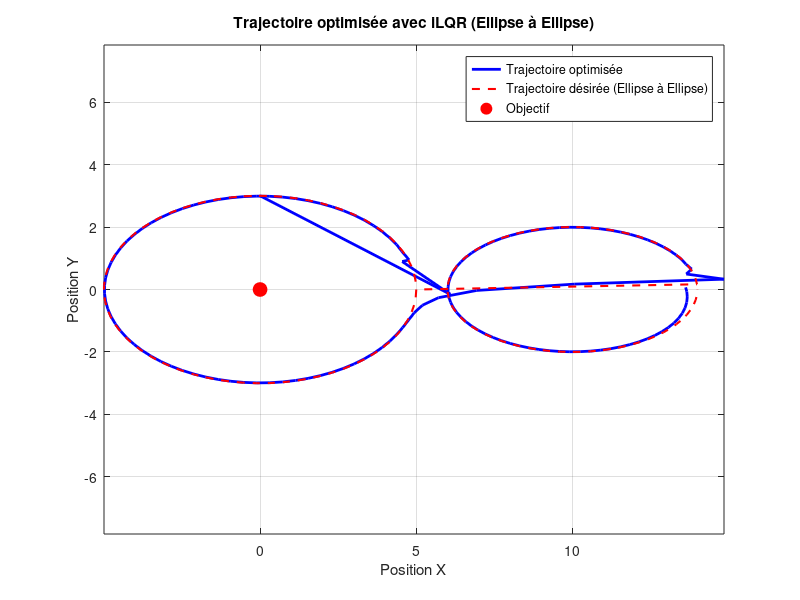

This chart was generated by the following MATLAB code:
clear;
clc;
close all;

%% Paramètres du système
dt = 0.1;                    % Pas de temps
T = 150;                     % Nombre d'étapes de temps
nbVarX = 2;                  % Nombre de variables d'état (x, y)
nbVarU = 2;                  % Nombre de variables de contrôle (action)
Q = eye(nbVarX);             % Matrice de coût pour les états
R = 0.01 * eye(nbVarU);      % Matrice de coût pour les actions (pénalisation des grandes actions)

% Initialisation des demi-axes pour les ellipses
a1 = 5;  % Demi-grand axe de la première ellipse
b1 = 3;  % Demi-petit axe de la première ellipse
a2 = 4;  % Demi-grand axe de la seconde ellipse
b2 = 2;  % Demi-petit axe de la seconde ellipse

% Point de départ sur la première ellipse
theta_start = pi / 2; % Angle de départ pour se positionner sur l'ellipse
x0 = [a1 * cos(theta_start); b1 * sin(theta_start)]; % Position initiale sur l'ellipse

xGoal = [0; 0];              % Objectif à atteindre (au centre de la seconde ellipse)
u = zeros(nbVarU, T-1);      % Initialisation des actions

%% Modèle dynamique simple (modèle linéaire)
A = eye(nbVarX);             % Matrice d'état (simple déplacement)
B = dt * eye(nbVarU);        % Matrice de contrôle (effet des actions sur les états)

%% Initialisation des variables
x = zeros(nbVarX, T);        % Trajectoire d'état
x(:,1) = x0;                 % État initial
x_traj = zeros(nbVarX, T);   % Trajectoire désirée

%% Générer deux trajectoires elliptiques
% Générer la première ellipse
for t = 1:T/2
    theta = 2 * pi * (t / (T/2)); % angle pour la première ellipse
    x_traj(1,t) = a1 * cos(theta); % Position X
    x_traj(2,t) = b1 * sin(theta); % Position Y
end

% Générer la seconde ellipse
for t = (T/2)+1:T
    theta = 2 * pi * ((t - (T/2)) / (T/2)); % angle pour la seconde ellipse
    x_traj(1,t) = a2 * cos(theta) + (a1 + a2 + 1); % Décalage à droite pour séparer les ellipses
    x_traj(2,t) = b2 * sin(theta); % Position Y
end

%% Algorithme iLQR
for iter = 1:100  % Limiter à 100 itérations
    % Simulation avant la rétropropagation
    for t = 2:T
        x(:,t) = A*x(:,t-1) + B*u(:,t-1); % Simulation du système
    end

    % Calcul du coût initial
    cost = 0;
    for t = 1:T-1
        cost = cost + (x(:,t) - x_traj(:,t))' * Q * (x(:,t) - x_traj(:,t)) + u(:,t)' * R * u(:,t);
    end
    cost = cost + (x(:,T) - x_traj(:,T))' * Q * (x(:,T) - x_traj(:,T)); % Coût final

    % Affichage du coût pour chaque itération
    disp(['Itération ' num2str(iter) ', coût = ' num2str(cost)]);

    % Rétropropagation (Backward Pass)
    Vx = Q * (x(:,T) - x_traj(:,T));    % Gradient du coût terminal
    Vxx = Q;                            % Hessienne du coût terminal

    K = zeros(nbVarU, nbVarX, T-1);     % Gains de feedback
    d = zeros(nbVarU, T-1);             % Termes feedforward

    for t = T-1:-1:1
        % Calcul des matrices Qxx, Qux, Quu
        Qx = Q * (x(:,t) - x_traj(:,t)) + A' * Vx;
        Qu = R * u(:,t) + B' * Vx;
        Qxx = Q + A' * Vxx * A;
        Qux = B' * Vxx * A;
        Quu = R + B' * Vxx * B;

        % Calcul des gains de feedback et feedforward
        invQuu = inv(Quu);
        K(:,:,t) = -invQuu * Qux;
        d(:,t) = -invQuu * Qu;

        % Mise à jour des valeurs pour l'étape suivante
        Vx = Qx + K(:,:,t)' * Quu * d(:,t) + K(:,:,t)' * Qu + Qux' * d(:,t);
        Vxx = Qxx + K(:,:,t)' * Quu * K(:,:,t) + K(:,:,t)' * Qux + Qux' * K(:,:,t);
    end

    % Simulation avec la mise à jour des actions (Forward Pass)
    alpha = 1.0; % Paramètre de ligne (line search)
    for t = 1:T-1
        u(:,t) = u(:,t) + alpha * d(:,t) + K(:,:,t) * (x(:,t) - x_traj(:,t));
        x(:,t+1) = A * x(:,t) + B * u(:,t);  % Mise à jour de l'état
    end

    % Vérification de la convergence (petit changement du coût)
    if cost < 1e-6
        break;
    end
end

%% Affichage des résultats
figure;
plot(x(1,:), x(2,:), 'b-', 'LineWidth', 2); hold on;
plot(x_traj(1,:), x_traj(2,:), 'r--', 'LineWidth', 1.5);
plot(xGoal(1), xGoal(2), 'ro', 'MarkerSize', 10, 'MarkerFaceColor', 'r');
title('Trajectoire optimisée avec iLQR (Ellipse à Ellipse)');
xlabel('Position X');
ylabel('Position Y');
legend('Trajectoire optimisée', 'Trajectoire désirée (Ellipse à Ellipse)', 'Objectif');
grid on;
axis equal;
